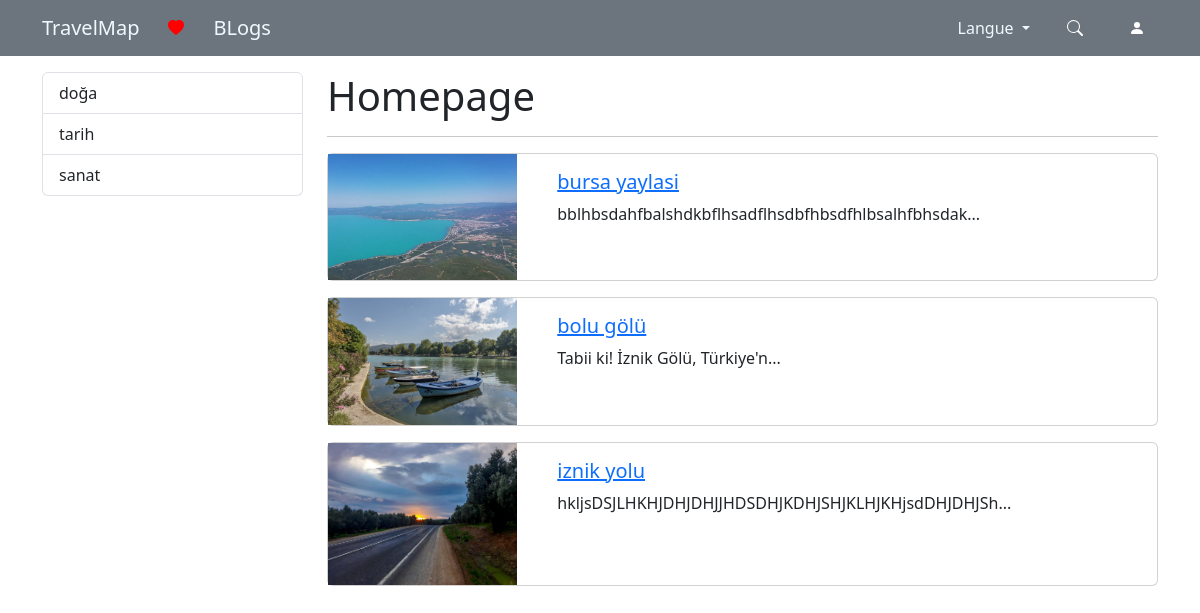
The page / on the database its author committed.
### blogapp/models.py (models this page shows, shortened)
class Blog(models.Model):
    title = models.CharField(max_length=200)
    image = models.ImageField(upload_to="blogs")
    description = RichTextField()
    is_active = models.BooleanField(default=False)
    is_home = models.BooleanField(default=False)
    slug = models.SlugField(null=False, blank=False, unique=True, db_index=True, editable=False)

### blogapp/views.py (the view)
# urls.py: path("", views.index, name="index"),
def index(request):
    context = {
        'blogs': Blog.objects.filter(is_active=True, is_home=True)
    }
    return render(request, "blogapp/index.html", context)

### blogapp/templates/blogapp/index.html (shortened to what this page needs)
{% extends "base.html" %}
{% load static %}
{% block css_files %}
    <link rel="stylesheet" href="{% static 'blogapp/css/style.css' %}">
{%endblock%}
{%block content%}
{% include 'blogapp/partials/_navbar.html' %}
<div class="container mt-3">
    <div class="row">
        <div class="col-3">
            {% include 'blogapp/partials/_catagories.html' %}
        </div>
        <div class="col-9">
            <h1>Homepage</h1>
            <hr>
            {% for blog in blogs %}
                {% include 'blogapp/partials/_card.html' %}
            {% endfor %}
        </div>
    </div>
</div>
{%endblock%}

### blogapp/templates/blogapp/partials/_card.html
{% load static %}
<div class="card mb-3">
    <div class="row">
        <div class="col-md-3">
            <img src="{{ blog.image.url }}" alt="" class="img-fluid">
        </div>
        <div class="col-md-9">
            <div class="card-body">
                <h5 class="card-title">
                    <a href="{% url 'blogapp:blog_details' blog.slug %}">
                        {{blog.title}}
                    </a>
                </h5>
                <p class="card-text">{{blog.description|striptags|slice:"0:50"|safe}}{% if blog.description|length > 50 %}...{% endif %}</p>
            </div>
        </div>
    </div>
</div>

### rows shown on the page
Blog: image (picture), title "bursa yaylasi", description "bblhbsdahfbalshdkbflhsadflhsdbfhbsdfhlbsalhfbhsdak"
Blog: image (picture), title "bolu gölü", description "Tabii ki! İznik Gölü, Türkiye'n"
Blog: image (picture), title "iznik yolu", description "hkljsDSJLHKHJDHJDHJJHDSDHJKDHJSHJKLHJKHjsdDHJDHJSh"
